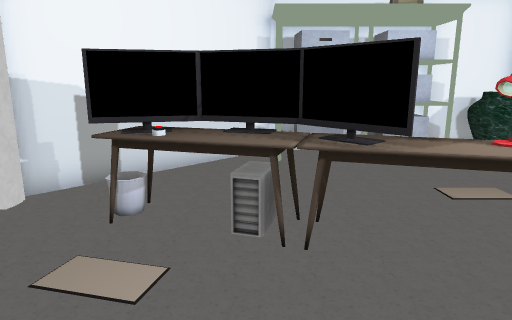
View 1 (above)

16 first-person views from a walk through a scene from a Unity 3-D project. The camera is 1.2 m above the floor, tilts 12° down and sees 70° across. The floor is counted in squares, 0.5 m on a side. Each view is taken from the middle of a square. On the plan, view 1 faces up. The plan holds only what a view shows up to about 20 squares ahead; the rest is blank. The place goes on beyond the plan. The player is left out. Door leaves are left out, so doorways stand open. Some surface patterns are stand-ins.

View 2
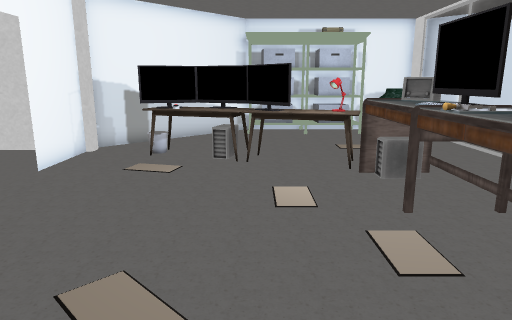

View 3
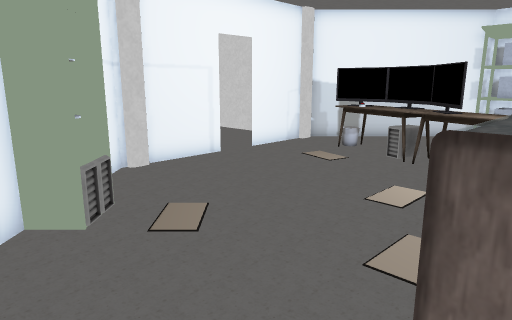

View 4
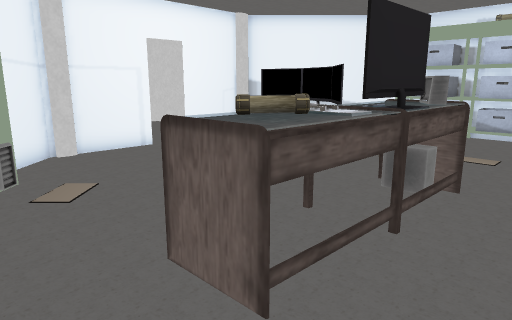

View 5
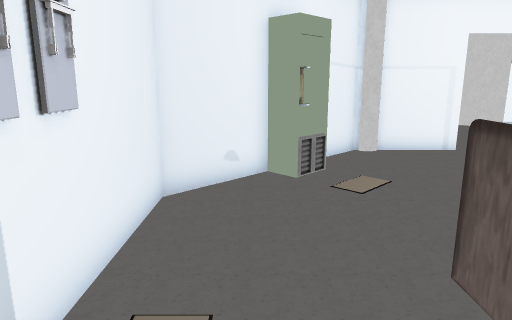

View 6
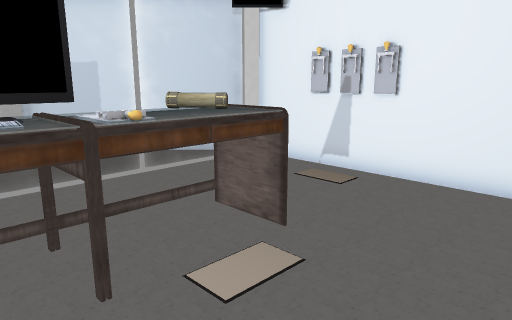

View 7
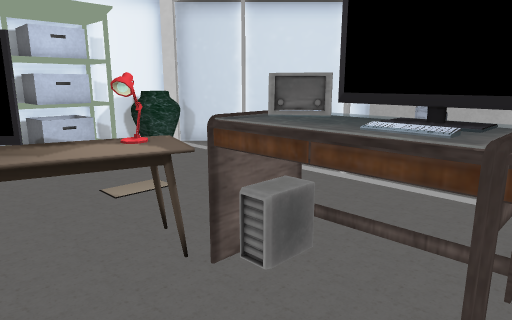

View 8
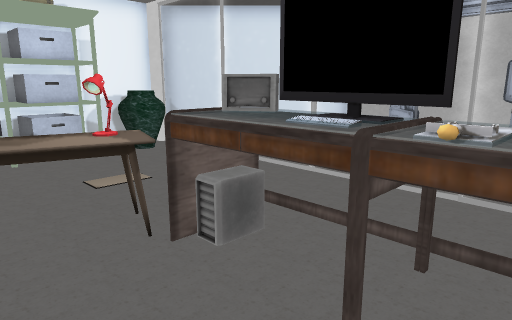

View 9
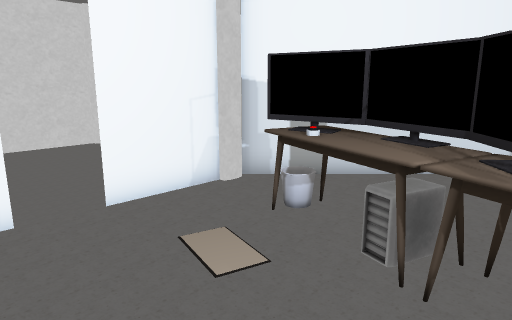

View 10
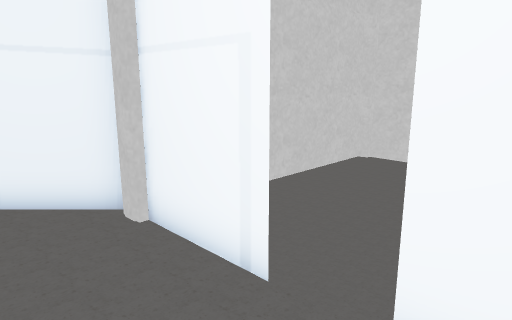

View 11
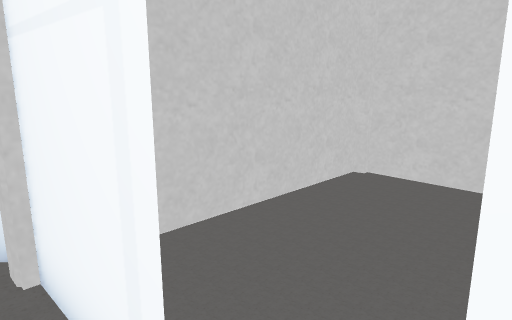

View 12
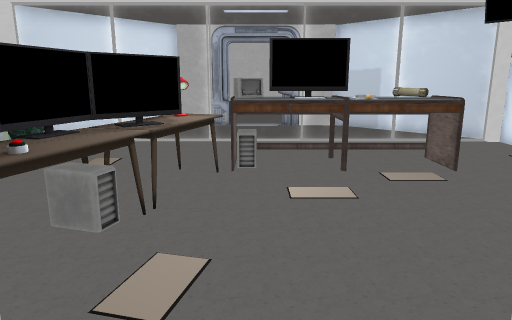

View 13
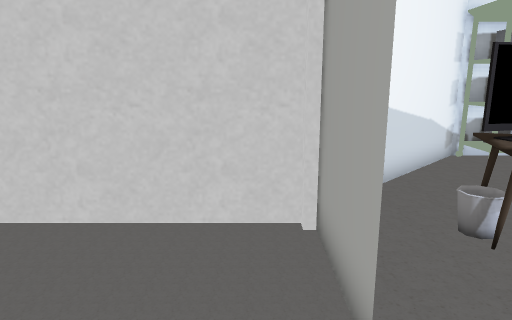

View 14
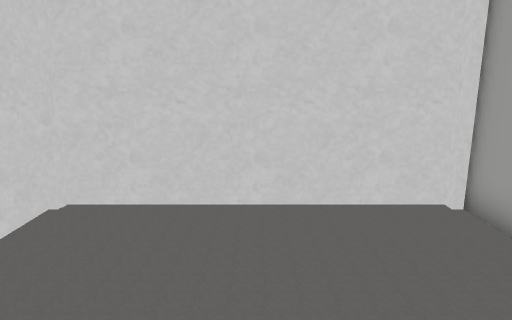

View 15
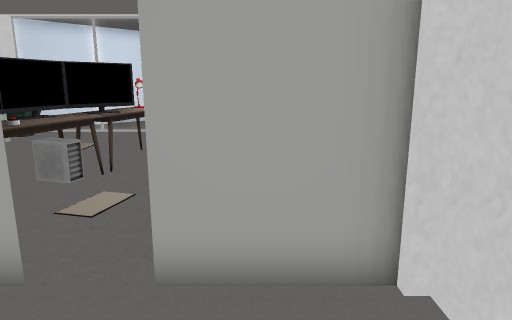

View 16
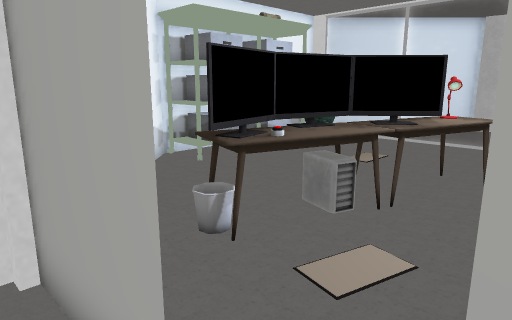

### Floor plan
Key: @ floor where view 1 was taken; # wall or solid block; . floor; D open door; = window, fence, low wall or low ledge; ^ raised ledge; A vase; P pillar; T table; R radio; K keyboard; O other object.
Columns run from 13 left of view 1 to 11 right of it. Each row starts with its distance up from view 1.
 13              ###########
 12             ##OOOOOOAA=##
 11            ##.OOOOOOAA=.#
 10           ##..........=.
  9          ##...........=.
  8        ###............=.
  7 ########P..TT#........=.
  6 #.......#.TTTTTTT.....=.
  5 #.......#...TTTTTT....=.
  4 #.......#......TTT#=..=.
  3 #.......D........^R=..=.
  2 #.......#........^K=..=.
  1 #.......#........^K=..=.
  0 #.......#....@...#O=..=.
 -1 ########P........^O...=.
 -2        ###........O=..=.
 -3          ###.....==...=.
 -4           ###.........=.
 -5            ##......... .#
 -6             ##........=##
 -7              ###########

Positions as (right, up) in squares from view 1, and headings:
1: (0, 0), facing up
2: (1, -6), facing up
3: (5, -6), facing up-left
4: (8, -5), facing up-left
5: (8, -5), facing left
6: (0, 2), facing down-right
7: (1, 0), facing up-right
8: (1, -1), facing up-right
9: (2, 1), facing up-left
10: (-2, 5), facing down-left
11: (-4, 4), facing down-left
12: (-6, 3), facing right
13: (-6, 1), facing up
14: (-9, 0), facing up
15: (-9, 1), facing right
16: (-6, 2), facing up-right
